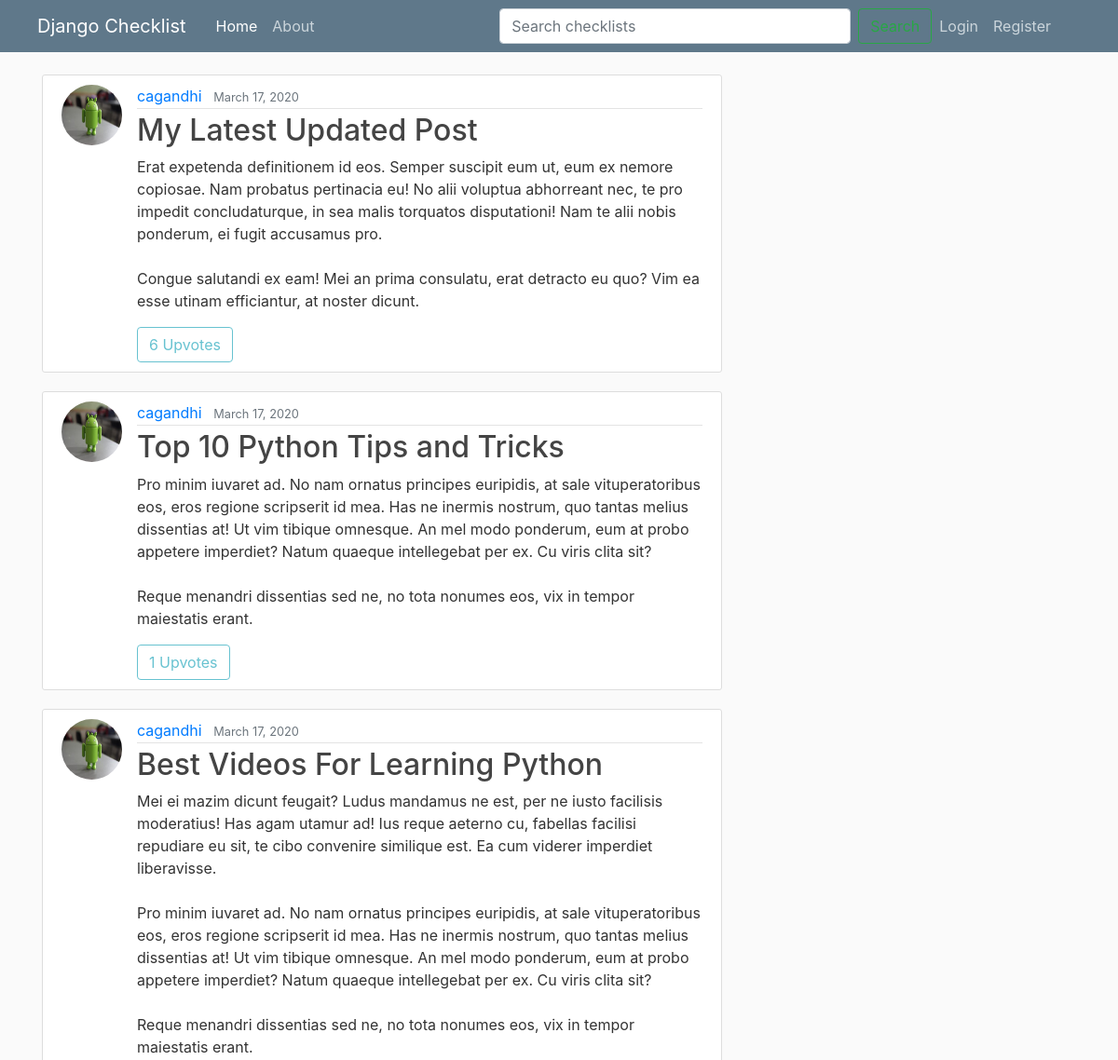
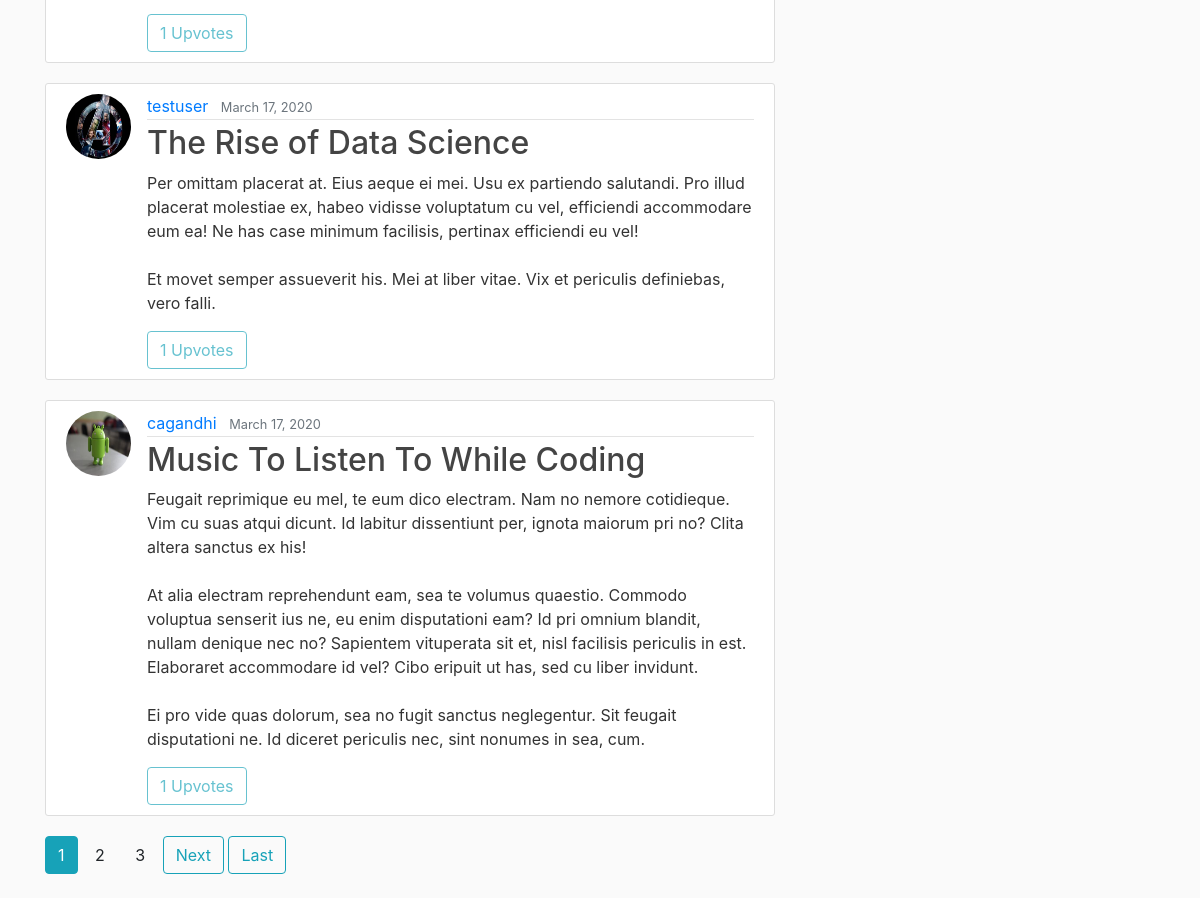
/, run on an earlier commit of the app's database (2 pictures, top to bottom).
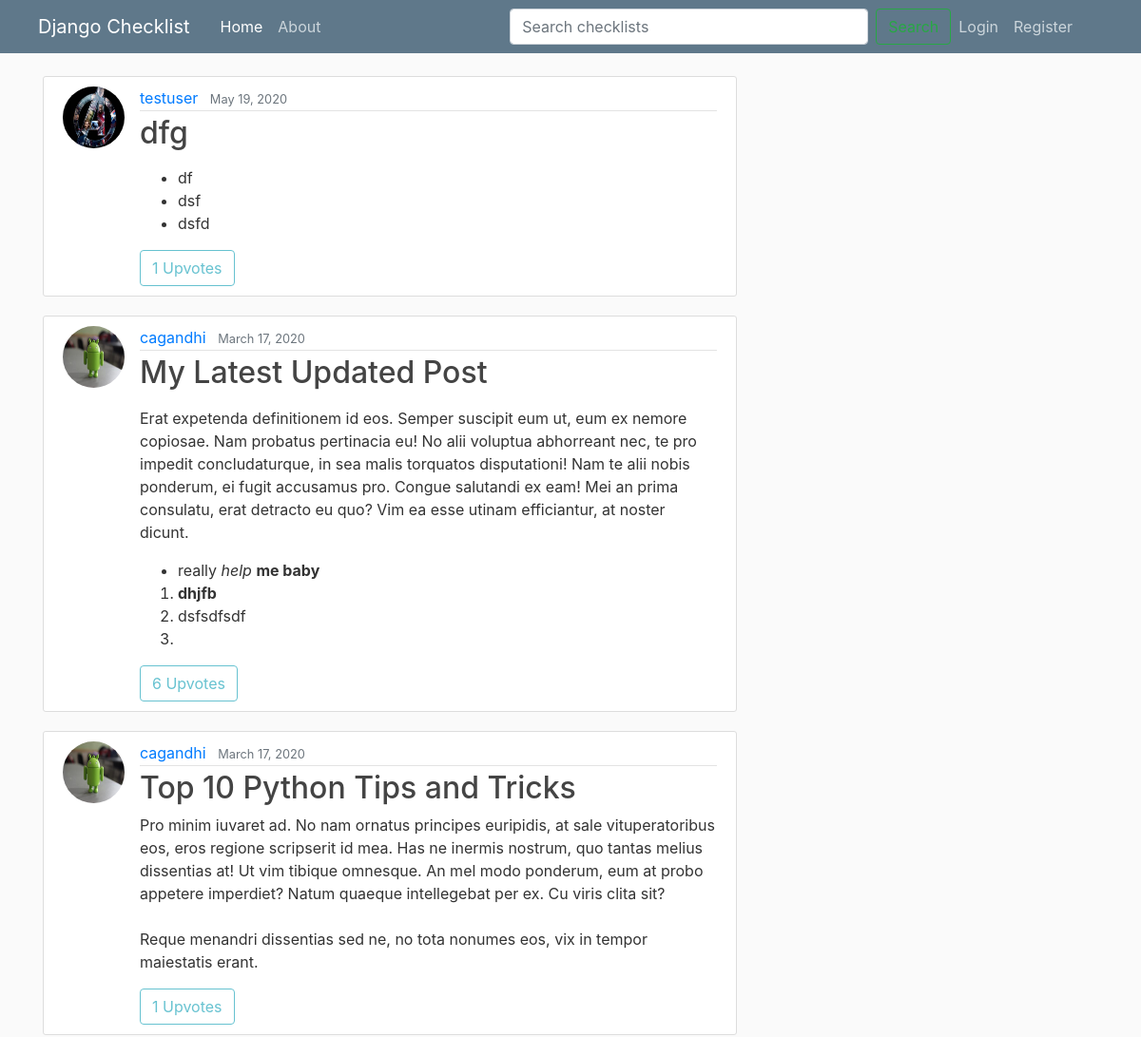
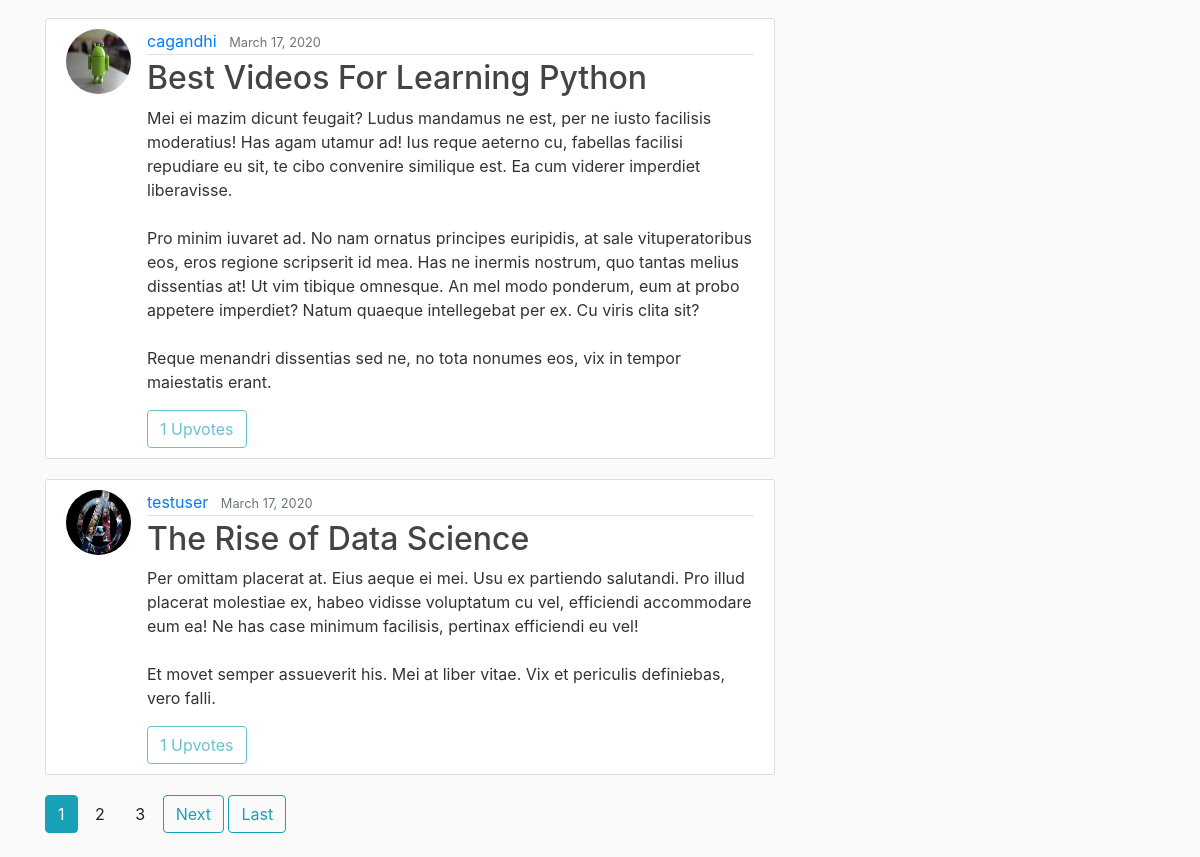
And on a later commit of the database (2 pictures, top to bottom).
### checklist/models.py (models this page shows, shortened)
class Checklist(models.Model):
	title = models.CharField(max_length=100)
	content = RichTextField()
	date_posted = models.DateTimeField(default=timezone.now)
	author = models.ForeignKey(User, on_delete = models.CASCADE)
	visibility = models.IntegerField(default=0)

### users/models.py (models this page shows, shortened)
class Profile(models.Model):
	user = models.OneToOneField(User, on_delete = models.CASCADE)
	image = models.ImageField(default='default.jpg', upload_to='profile_pics')

### checklist/views.py (the view)
# urls.py: path('', ChecklistListView.as_view(), name='checklist-home'),
class ChecklistListView(ListView):
	model = Checklist
	template_name = 'checklist/home.html' # <app_name>/<model>_<viewtype>.html
	paginate_by = 5
	def get_context_data(self, **kwargs):
		context = super(ChecklistListView, self).get_context_data(**kwargs)
		upvotes_cnt_list = []
		checklists_var = Checklist.objects.all().order_by('-date_posted')
		for checklist in checklists_var:
			upvotes_cnt_list.append(Upvote.objects.filter(checklist=checklist).count())
		checklist_upvotes = zip(checklists_var, upvotes_cnt_list)
		paginator = Paginator(list(checklist_upvotes), self.paginate_by)
		page = self.request.GET.get('page')
		try:
			page_checklist_upvotes = paginator.page(page)
		except PageNotAnInteger:
			page_checklist_upvotes = paginator.page(1)
		except EmptyPage:
			page_checklist_upvotes = paginator.page(paginator.num_pages)
		context['checklist_upvotes'] = page_checklist_upvotes
		context['title'] = 'home'
		context['is_paginated'] = page_checklist_upvotes.has_other_pages
		return context

### checklist/templates/checklist/home.html (shortened to what this page needs)
{% extends "checklist/base.html" %}
{% block content %}
	{% for checklist, uvote in checklist_upvotes %}
		<article class="media content-section">
			<img class="rounded-circle article-img" src="{{ checklist.author.profile.image.url }}">
			<div class="media-body">
				<div class="article-metadata">
					<a class="mr-2" href="{% url 'user-checklists' checklist.author.username %}">{{ checklist.author }}</a>
					<small class="text-muted">{{ checklist.date_posted|date:'F d, Y' }}</small>
				</div>
				<h2><a class="article-title" href="{% url 'checklist-detail' checklist.id %}">{{ checklist.title }}</a></h2>
				<p class="article-content">{{ checklist.content|safe }}</p>
				{% if user.is_authenticated and checklist.author.username != user.username %}
					<a class="btn btn-outline-info" href="{% url 'checklist-upvote' checklist.id %}">Upvote | {{ uvote }}</a>
					<a class="btn btn-outline-info" href="{% url 'checklist-bookmark' checklist.id %}">Bookmark</a>
				{% else %}
					<a class="btn btn-outline-info disabled">{{ uvote }} Upvotes</a>
				{% endif %}
			</div>
		</article>
	{% endfor %}
	{% if is_paginated %}
		{% for num in checklist_upvotes.paginator.page_range %}
			{% if num == checklist_upvotes.number %}
				<a class="btn btn-info mb-4" href="?page={{ num }}">{{ num }}</a>
			{% elif num > checklist_upvotes.number|add:'-3' and num < checklist_upvotes.number|add:'3' %}
				<a class="btn btn-info-outline mb-4" href="?page={{ num }}">{{ num }}</a>
			{% endif %}
		{% endfor %}
		{% if checklist_upvotes.has_next %}
			<a class="btn btn-outline-info mb-4" href="?page={{ checklist_upvotes.next_page_number }}">Next</a>
			<a class="btn btn-outline-info mb-4" href="?page={{ checklist_upvotes.paginator.num_pages }}">Last</a>
		{% endif %}
	{% endif %}
{% endblock content  %}

### checklist/templates/checklist/base.html (shortened to what this page needs)
{% load static %}
<!DOCTYPE html>
<html>
<head>
    <link rel="stylesheet" href="https://stackpath.bootstrapcdn.com/bootstrap/4.4.1/css/bootstrap.min.css">
    <link rel="stylesheet" type="text/css" href="{% static 'Checklist/main.css' %}">
</head>
<body>
	<header class="site-header">
        <nav class="navbar navbar-expand-md navbar-dark bg-steel fixed-top">
            <div class="navbar-brand mr-4 ml-4" href="#">Django Checklist</div>
            <div class="collapse navbar-collapse" id="navbarToggle">
                <ul class="navbar-nav mr-auto">
                  <li class="nav-item active"> <a class="nav-item nav-link" href="{% url 'checklist-home' %}">Home</a> </li>
                  <li class="nav-item"> <a class="nav-item nav-link" href="{% url 'checklist-about' %}">About</a> </li>
                </ul>
                <form class="form-inline mt-2 mt-md-0" action="{% url 'search' %}" method="get" placeholder="Search" aria-label="Search">
                    <input type="text" size="30" maxlength="30" placeholder="Search checklists" name="q" value="" class="form-control mr-sm-2" id="q">
                    <input type="submit" value="Search" class="btn btn-outline-success my-2 my-sm-0">
                </form>
                <ul class="navbar-nav mr-5">
                    {% if user.is_authenticated %}
                        <li><a class="nav-item nav-link" href="{% url 'checklist-create' %}">New Checklist</a></li>
                        <li class="nav-item dropdown">
                            <a class="nav-link dropdown-toggle" href="#" id="navbarDropdown" role="button" data-toggle="dropdown" aria-haspopup="true" aria-expanded="false"> My Collections </a>
                            <div class="dropdown-menu" aria-labelledby="navbarDropdown">
                                <a class="dropdown-item" href="{% url 'user-checklists' user.username %}">My CheckLists</a>
                                <a class="dropdown-item" href="{% url 'bookmarks' %}">My Bookmarks</a>
                                <a class="dropdown-item" href="{% url 'upvotes' %}">My Upvoted Lists</a>
                            </div>
                        </li>
                        <li class="nav-item dropdown">
                            <a class="nav-link dropdown-toggle" href="#" id="navbarDropdown" role="button" data-toggle="dropdown" aria-haspopup="true" aria-expanded="false"> My Profile </a>
                            <div class="dropdown-menu" aria-labelledby="navbarDropdown">
                                <a class="dropdown-item" href="{% url 'profile' %}">Account Page</a>
                                <a class="dropdown-item" href="{% url 'logout' %}">Logout</a>
                            </div>
                        </li>
                    {% else %}
                        <a class="nav-item nav-link" href="{% url 'login' %}">Login</a>
                        <a class="nav-item nav-link" href="{% url 'register' %}">Register</a>
                    {% endif %}
                </ul>
            </div>
    </nav>
    </header>
	<main role="main" class="container">
      <div class="row">
        <div class="col-md-8">
          {% block content %}{% endblock %}
        </div>
      </div>
    </main>
</body>
</html>

### checklist/static/checklist/main.css (style rules this page uses)
body { background: #fafafa; color: #333333; margin-top: 5rem; }
h1, h2, h3, h4, h5, h6 { color: #444444; }
ul { margin: 0; }
.bg-steel { background-color: #5f788a; }
.site-header .navbar-nav .nav-link { color: #cbd5db; }
.content-section { background: #ffffff; padding: 10px 20px; border: 1px solid #dddddd; border-radius: 3px; margin-bottom: 20px; }
.article-title { color: #444444; }
.article-content { white-space: pre-line; }
.article-img { height: 65px; width: 65px; margin-right: 16px; }
.article-metadata { padding-bottom: 1px; margin-bottom: 4px; border-bottom: 1px solid #e3e3e3 }

What changed in the data, as far as the page shows it:
no longer on this page (row unchanged): Checklist: author.profile.image (picture), author "cagandhi", date_posted "March 17, 2020", title "Music To Listen To While Coding", content "Feugait reprimique eu mel, te eum dico electram. Nam no nemore cotidieque. Vim cu suas atqui dicunt. Id labitur dissentiunt per, ignota maiorum pri no? Clita altera sanctus ex his! At alia electram reprehendunt eam, sea te volumus quaestio. Commodo voluptua senserit ius ne, eu enim disputationi eam? Id pri omnium blandit, nullam denique nec no? Sapientem vituperata sit et, nisl facilisis periculis in est. Elaboraret accommodare id vel? Cibo eripuit ut has, sed cu liber invidunt. Ei pro vide quas dolorum, sea no fugit sanctus neglegentur. Sit feugait disputationi ne. Id diceret periculis nec, sint nonumes in sea, cum.", author "1"
added Checklist: author.profile.image (placeholder picture), author "testuser", date_posted "May 19, 2020", title "dfg", content "df dsf dsfd", uvote "1"
changed Checklist "My Latest Updated Post": content "…efficiantur, at noster dicunt." → "…efficiantur, at noster dicunt. really help me baby dhjfb dsfsdfsdf"
